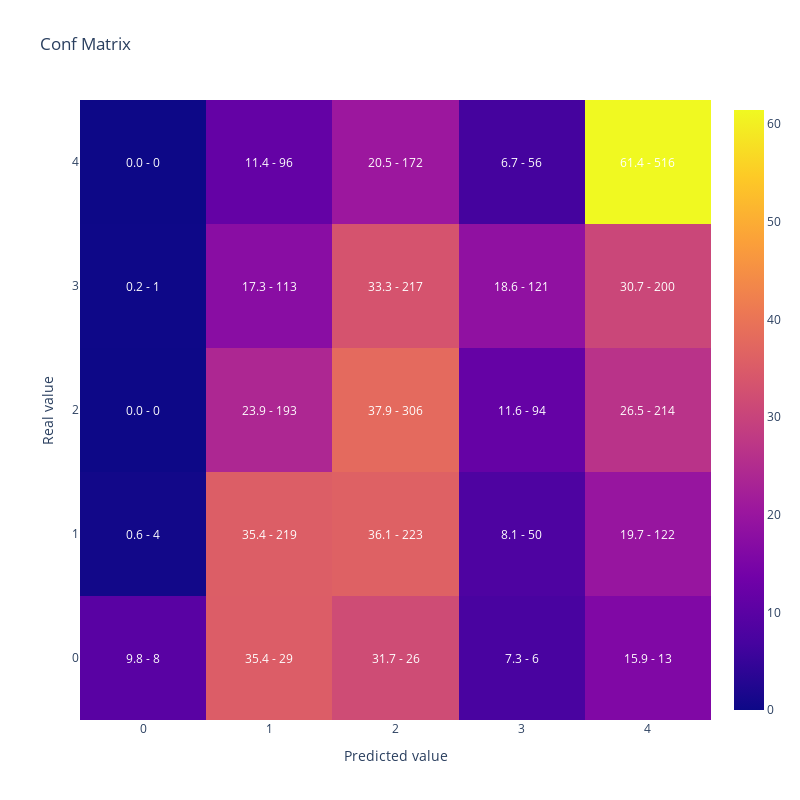

Notebook cell for this chart:
### Code cell
lgb_params =  {      
                        'objective': 'multiclass',
                        'verbosity':-1,
                        'num_class': len(y_train.unique())} | study.best_params

lgb_train_dataset = lgb.Dataset(data=X_train,
                                label=y_train)


lgb_model = lgb.train(lgb_params,
                    lgb_train_dataset)

display(plot_confusion_matrix(y_test,lgb_model.predict(X_test).argmax(axis=1)))

### Figure 1 — Plotly figure (JSON) as saved in the notebook; plotly's stock layout.template omitted (floating-point values rounded to 4 significant figures)
{"data": [{"type": "heatmap", "x": [0, 1, 2, 3, 4], "y": [0, 1, 2, 3, 4], "z": [[9.756, 35.37, 31.71, 7.317, 15.85], [0.6472, 35.44, 36.08, 8.091, 19.74], [0, 23.92, 37.92, 11.65, 26.52], [0.1534, 17.33, 33.28, 18.56, 30.67], [0, 11.43, 20.48, 6.667, 61.43]]}], "layout": {"annotations": [{"font": {"color": "white"}, "showarrow": false, "text": "9.8 - 8", "x": 0, "xref": "x", "y": 0, "yref": "y"}, {"font": {"color": "white"}, "showarrow": false, "text": "35.4 - 29", "x": 1, "xref": "x", "y": 0, "yref": "y"}, {"font": {"color": "white"}, "showarrow": false, "text": "31.7 - 26", "x": 2, "xref": "x", "y": 0, "yref": "y"}, {"font": {"color": "white"}, "showarrow": false, "text": "7.3 - 6", "x": 3, "xref": "x", "y": 0, "yref": "y"}, {"font": {"color": "white"}, "showarrow": false, "text": "15.9 - 13", "x": 4, "xref": "x", "y": 0, "yref": "y"}, {"font": {"color": "white"}, "showarrow": false, "text": "0.6 - 4", "x": 0, "xref": "x", "y": 1, "yref": "y"}, {"font": {"color": "white"}, "showarrow": false, "text": "35.4 - 219", "x": 1, "xref": "x", "y": 1, "yref": "y"}, {"font": {"color": "white"}, "showarrow": false, "text": "36.1 - 223", "x": 2, "xref": "x", "y": 1, "yref": "y"}, {"font": {"color": "white"}, "showarrow": false, "text": "8.1 - 50", "x": 3, "xref": "x", "y": 1, "yref": "y"}, {"font": {"color": "white"}, "showarrow": false, "text": "19.7 - 122", "x": 4, "xref": "x", "y": 1, "yref": "y"}, {"font": {"color": "white"}, "showarrow": false, "text": "0.0 - 0", "x": 0, "xref": "x", "y": 2, "yref": "y"}, {"font": {"color": "white"}, "showarrow": false, "text": "23.9 - 193", "x": 1, "xref": "x", "y": 2, "yref": "y"}, {"font": {"color": "white"}, "showarrow": false, "text": "37.9 - 306", "x": 2, "xref": "x", "y": 2, "yref": "y"}, {"font": {"color": "white"}, "showarrow": false, "text": "11.6 - 94", "x": 3, "xref": "x", "y": 2, "yref": "y"}, {"font": {"color": "white"}, "showarrow": false, "text": "26.5 - 214", "x": 4, "xref": "x", "y": 2, "yref": "y"}, {"font": {"color": "white"}, "showarrow": false, "text": "0.2 - 1", "x": 0, "xref": "x", "y": 3, "yref": "y"}, {"font": {"color": "white"}, "showarrow": false, "text": "17.3 - 113", "x": 1, "xref": "x", "y": 3, "yref": "y"}, {"font": {"color": "white"}, "showarrow": false, "text": "33.3 - 217", "x": 2, "xref": "x", "y": 3, "yref": "y"}, {"font": {"color": "white"}, "showarrow": false, "text": "18.6 - 121", "x": 3, "xref": "x", "y": 3, "yref": "y"}, {"font": {"color": "white"}, "showarrow": false, "text": "30.7 - 200", "x": 4, "xref": "x", "y": 3, "yref": "y"}, {"font": {"color": "white"}, "showarrow": false, "text": "0.0 - 0", "x": 0, "xref": "x", "y": 4, "yref": "y"}, {"font": {"color": "white"}, "showarrow": false, "text": "11.4 - 96", "x": 1, "xref": "x", "y": 4, "yref": "y"}, {"font": {"color": "white"}, "showarrow": false, "text": "20.5 - 172", "x": 2, "xref": "x", "y": 4, "yref": "y"}, {"font": {"color": "white"}, "showarrow": false, "text": "6.7 - 56", "x": 3, "xref": "x", "y": 4, "yref": "y"}, {"font": {"color": "white"}, "showarrow": false, "text": "61.4 - 516", "x": 4, "xref": "x", "y": 4, "yref": "y"}], "height": 800, "title": {"text": "Conf Matrix"}, "width": 800, "xaxis": {"title": {"text": "Predicted value"}}, "yaxis": {"title": {"text": "Real value"}}}}
